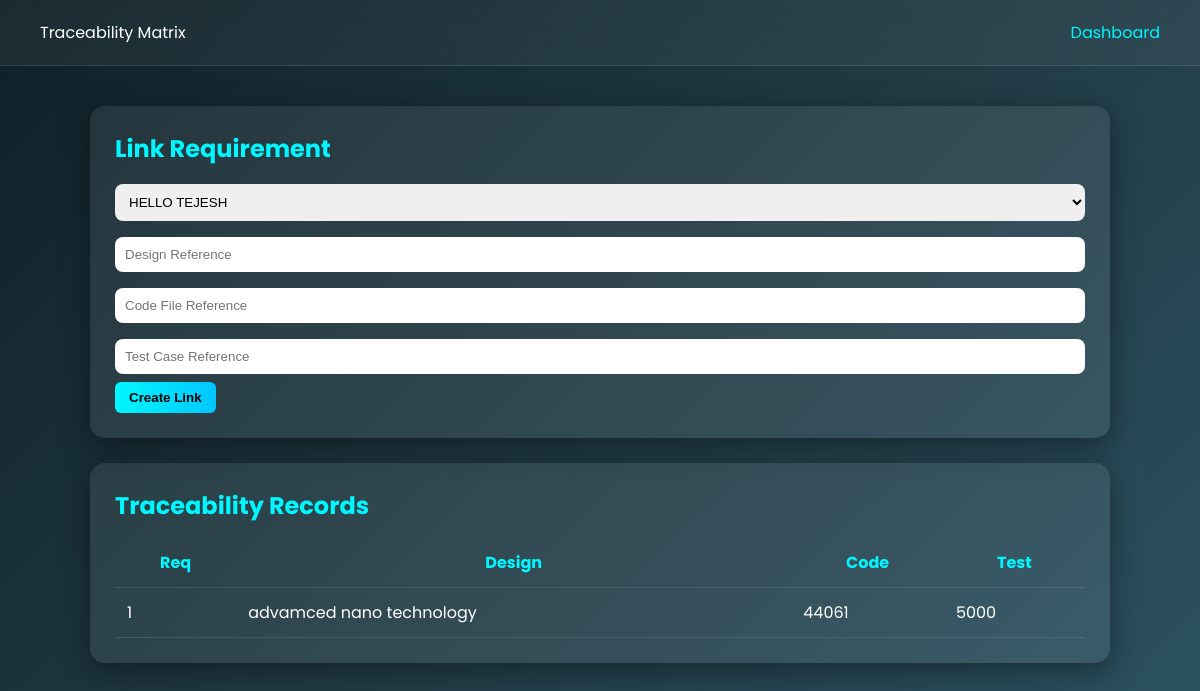
/traceability, run on the app's committed database.
### tables this page shows
CREATE TABLE traceability(
        id INTEGER PRIMARY KEY AUTOINCREMENT,
        req_id INTEGER,
        design_ref TEXT,
        code_ref TEXT,
        test_ref TEXT);

### main.py (the view)
@app.route("/traceability", methods=["GET","POST"])
def traceability():
    conn = db()
    if request.method == "POST":
        conn.execute("INSERT INTO traceability(req_id,design_ref,code_ref,test_ref) VALUES(?,?,?,?)",
                     (request.form["req_id"],request.form["design"],request.form["code"],request.form["test"]))
        conn.commit()
    traces = conn.execute("SELECT * FROM traceability").fetchall()
    reqs = conn.execute("SELECT * FROM requirements").fetchall()
    conn.close()
    return render_template("traceability.html", traces=traces, reqs=reqs)

### main.py (called while the page is built)
def db():
    conn = sqlite3.connect("database.db")
    conn.row_factory = sqlite3.Row
    return conn

### templates/traceability.html (shortened to what this page needs)
<!DOCTYPE html>
<html>
<head>
<link rel="stylesheet" href="{{ url_for('static', filename='styles.css') }}">
</head>
<body>
<div class="navbar">
  <div>Traceability Matrix</div>
  <a href="/">Dashboard</a>
</div>
<div class="container">
<div class="card">
<h2>Link Requirement</h2>
<form method="POST">
<select name="req_id">
{% for r in reqs %}
<option value="{{ r.id }}">{{ r.title }}</option>
{% endfor %}
</select>
<input name="design" placeholder="Design Reference">
<input name="code" placeholder="Code File Reference">
<input name="test" placeholder="Test Case Reference">
<button type="submit">Create Link</button>
</form>
</div>
<div class="card">
<h2>Traceability Records</h2>
<table>
<tr><th>Req</th><th>Design</th><th>Code</th><th>Test</th></tr>
{% for t in traces %}
<tr>
<td>{{ t.req_id }}</td>
<td>{{ t.design_ref }}</td>
<td>{{ t.code_ref }}</td>
<td>{{ t.test_ref }}</td>
</tr>
{% endfor %}
</table>
</div>
</div>
</body>
</html>

### static/styles.css (style rules this page uses)
* { margin: 0; padding: 0; box-sizing: border-box; }
body { font-family: 'Poppins', sans-serif; background: linear-gradient(135deg, #0f2027, #203a43, #2c5364); color: white; min-height: 100vh; animation: fadeIn 1s ease-in-out; }
.navbar { display: flex; justify-content: space-between; padding: 20px 40px; background: rgba(255,255,255,0.05); backdrop-filter: blur(12px); border-bottom: 1px solid rgba(255,255,255,0.1); }
.navbar a { color: #00f7ff; text-decoration: none; margin-left: 20px; transition: 0.3s; }
.container { width: 85%; margin: 40px auto; }
.card { background: rgba(255,255,255,0.08); padding: 25px; border-radius: 15px; box-shadow: 0 8px 30px rgba(0,0,0,0.4); margin-bottom: 25px; transform: translateY(20px); opacity: 0; animation: slideUp 0.8s forwards; }
h2 { color: #00f7ff; margin-bottom: 10px; }
button { background: linear-gradient(90deg, #00f7ff, #00c6ff); border: none; padding: 8px 14px; border-radius: 6px; color: black; cursor: pointer; font-weight: 600; transition: transform 0.2s, box-shadow 0.2s; }
input, textarea, select { width: 100%; padding: 10px; border-radius: 8px; border: none; margin: 8px 0; outline: none; }
table { width: 100%; border-collapse: collapse; margin-top: 15px; }
th, td { padding: 12px; border-bottom: 1px solid rgba(255,255,255,0.1); }
th { color: #00f7ff; }

### data on the page
traceability: req_id "1", design_ref "advamced nano technology", code_ref "44061", test_ref "5000"

### other printed values
form field req_id "HELLO TEJESH"
